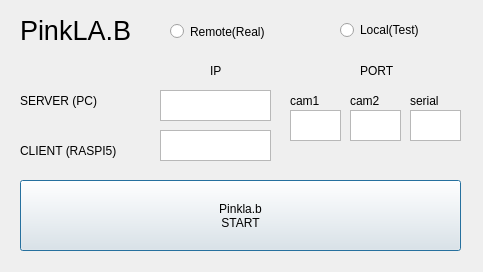
<?xml version="1.0" encoding="UTF-8"?>
<ui version="4.0">
 <class>Dialog</class>
 <widget class="QDialog" name="Dialog">
  <property name="geometry">
   <rect>
    <x>0</x>
    <y>0</y>
    <width>483</width>
    <height>272</height>
   </rect>
  </property>
  <property name="windowTitle">
   <string>Dialog</string>
  </property>
  <widget class="QTextEdit" name="text_server">
   <property name="enabled">
    <bool>true</bool>
   </property>
   <property name="geometry">
    <rect>
     <x>160</x>
     <y>90</y>
     <width>111</width>
     <height>31</height>
    </rect>
   </property>
   <property name="readOnly">
    <bool>true</bool>
   </property>
   <property name="html">
    <string>&lt;!DOCTYPE HTML PUBLIC &quot;-//W3C//DTD HTML 4.0//EN&quot; &quot;http://www.w3.org/TR/REC-html40/strict.dtd&quot;&gt;
&lt;html&gt;&lt;head&gt;&lt;meta name=&quot;qrichtext&quot; content=&quot;1&quot; /&gt;&lt;style type=&quot;text/css&quot;&gt;
p, li { white-space: pre-wrap; }
&lt;/style&gt;&lt;/head&gt;&lt;body style=&quot; font-family:'Ubuntu'; font-size:11pt; font-weight:400; font-style:normal;&quot;&gt;
&lt;p style=&quot;-qt-paragraph-type:empty; margin-top:0px; margin-bottom:0px; margin-left:0px; margin-right:0px; -qt-block-indent:0; text-indent:0px;&quot;&gt;&lt;br /&gt;&lt;/p&gt;&lt;/body&gt;&lt;/html&gt;</string>
   </property>
  </widget>
  <widget class="QLabel" name="label">
   <property name="geometry">
    <rect>
     <x>20</x>
     <y>10</y>
     <width>111</width>
     <height>41</height>
    </rect>
   </property>
   <property name="text">
    <string>&lt;html&gt;&lt;head/&gt;&lt;body&gt;&lt;p&gt;&lt;span style=&quot; font-size:20pt;&quot;&gt;PinkLA.B&lt;/span&gt;&lt;/p&gt;&lt;/body&gt;&lt;/html&gt;</string>
   </property>
  </widget>
  <widget class="QLabel" name="label_2">
   <property name="geometry">
    <rect>
     <x>20</x>
     <y>80</y>
     <width>111</width>
     <height>41</height>
    </rect>
   </property>
   <property name="text">
    <string>SERVER (PC)</string>
   </property>
  </widget>
  <widget class="QLabel" name="label_3">
   <property name="geometry">
    <rect>
     <x>20</x>
     <y>130</y>
     <width>181</width>
     <height>41</height>
    </rect>
   </property>
   <property name="text">
    <string>CLIENT (RASPI5)</string>
   </property>
  </widget>
  <widget class="QTextEdit" name="text_client">
   <property name="enabled">
    <bool>true</bool>
   </property>
   <property name="geometry">
    <rect>
     <x>160</x>
     <y>130</y>
     <width>111</width>
     <height>31</height>
    </rect>
   </property>
   <property name="readOnly">
    <bool>true</bool>
   </property>
   <property name="html">
    <string>&lt;!DOCTYPE HTML PUBLIC &quot;-//W3C//DTD HTML 4.0//EN&quot; &quot;http://www.w3.org/TR/REC-html40/strict.dtd&quot;&gt;
&lt;html&gt;&lt;head&gt;&lt;meta name=&quot;qrichtext&quot; content=&quot;1&quot; /&gt;&lt;style type=&quot;text/css&quot;&gt;
p, li { white-space: pre-wrap; }
&lt;/style&gt;&lt;/head&gt;&lt;body style=&quot; font-family:'Ubuntu'; font-size:11pt; font-weight:400; font-style:normal;&quot;&gt;
&lt;p style=&quot;-qt-paragraph-type:empty; margin-top:0px; margin-bottom:0px; margin-left:0px; margin-right:0px; -qt-block-indent:0; text-indent:0px;&quot;&gt;&lt;br /&gt;&lt;/p&gt;&lt;/body&gt;&lt;/html&gt;</string>
   </property>
  </widget>
  <widget class="QPushButton" name="btn_start">
   <property name="geometry">
    <rect>
     <x>20</x>
     <y>180</y>
     <width>441</width>
     <height>71</height>
    </rect>
   </property>
   <property name="text">
    <string>Pinkla.b
START</string>
   </property>
   <property name="autoDefault">
    <bool>true</bool>
   </property>
   <property name="default">
    <bool>true</bool>
   </property>
   <property name="flat">
    <bool>false</bool>
   </property>
  </widget>
  <widget class="QTextEdit" name="port_1">
   <property name="geometry">
    <rect>
     <x>290</x>
     <y>110</y>
     <width>51</width>
     <height>31</height>
    </rect>
   </property>
   <property name="readOnly">
    <bool>true</bool>
   </property>
   <property name="html">
    <string>&lt;!DOCTYPE HTML PUBLIC &quot;-//W3C//DTD HTML 4.0//EN&quot; &quot;http://www.w3.org/TR/REC-html40/strict.dtd&quot;&gt;
&lt;html&gt;&lt;head&gt;&lt;meta name=&quot;qrichtext&quot; content=&quot;1&quot; /&gt;&lt;style type=&quot;text/css&quot;&gt;
p, li { white-space: pre-wrap; }
&lt;/style&gt;&lt;/head&gt;&lt;body style=&quot; font-family:'Ubuntu'; font-size:11pt; font-weight:400; font-style:normal;&quot;&gt;
&lt;p style=&quot;-qt-paragraph-type:empty; margin-top:0px; margin-bottom:0px; margin-left:0px; margin-right:0px; -qt-block-indent:0; text-indent:0px;&quot;&gt;&lt;br /&gt;&lt;/p&gt;&lt;/body&gt;&lt;/html&gt;</string>
   </property>
  </widget>
  <widget class="QLabel" name="label_4">
   <property name="geometry">
    <rect>
     <x>210</x>
     <y>50</y>
     <width>41</width>
     <height>41</height>
    </rect>
   </property>
   <property name="text">
    <string>IP</string>
   </property>
  </widget>
  <widget class="QLabel" name="label_5">
   <property name="geometry">
    <rect>
     <x>360</x>
     <y>50</y>
     <width>41</width>
     <height>41</height>
    </rect>
   </property>
   <property name="text">
    <string>PORT</string>
   </property>
  </widget>
  <widget class="QTextEdit" name="port_2">
   <property name="geometry">
    <rect>
     <x>350</x>
     <y>110</y>
     <width>51</width>
     <height>31</height>
    </rect>
   </property>
   <property name="readOnly">
    <bool>true</bool>
   </property>
   <property name="html">
    <string>&lt;!DOCTYPE HTML PUBLIC &quot;-//W3C//DTD HTML 4.0//EN&quot; &quot;http://www.w3.org/TR/REC-html40/strict.dtd&quot;&gt;
&lt;html&gt;&lt;head&gt;&lt;meta name=&quot;qrichtext&quot; content=&quot;1&quot; /&gt;&lt;style type=&quot;text/css&quot;&gt;
p, li { white-space: pre-wrap; }
&lt;/style&gt;&lt;/head&gt;&lt;body style=&quot; font-family:'Ubuntu'; font-size:11pt; font-weight:400; font-style:normal;&quot;&gt;
&lt;p style=&quot;-qt-paragraph-type:empty; margin-top:0px; margin-bottom:0px; margin-left:0px; margin-right:0px; -qt-block-indent:0; text-indent:0px;&quot;&gt;&lt;br /&gt;&lt;/p&gt;&lt;/body&gt;&lt;/html&gt;</string>
   </property>
  </widget>
  <widget class="QTextEdit" name="port_3">
   <property name="geometry">
    <rect>
     <x>410</x>
     <y>110</y>
     <width>51</width>
     <height>31</height>
    </rect>
   </property>
   <property name="readOnly">
    <bool>true</bool>
   </property>
   <property name="html">
    <string>&lt;!DOCTYPE HTML PUBLIC &quot;-//W3C//DTD HTML 4.0//EN&quot; &quot;http://www.w3.org/TR/REC-html40/strict.dtd&quot;&gt;
&lt;html&gt;&lt;head&gt;&lt;meta name=&quot;qrichtext&quot; content=&quot;1&quot; /&gt;&lt;style type=&quot;text/css&quot;&gt;
p, li { white-space: pre-wrap; }
&lt;/style&gt;&lt;/head&gt;&lt;body style=&quot; font-family:'Ubuntu'; font-size:11pt; font-weight:400; font-style:normal;&quot;&gt;
&lt;p style=&quot;-qt-paragraph-type:empty; margin-top:0px; margin-bottom:0px; margin-left:0px; margin-right:0px; -qt-block-indent:0; text-indent:0px;&quot;&gt;&lt;br /&gt;&lt;/p&gt;&lt;/body&gt;&lt;/html&gt;</string>
   </property>
  </widget>
  <widget class="QRadioButton" name="radio_local">
   <property name="geometry">
    <rect>
     <x>340</x>
     <y>20</y>
     <width>121</width>
     <height>20</height>
    </rect>
   </property>
   <property name="styleSheet">
    <string notr="true">font: 15pt &quot;Ubuntu&quot;;</string>
   </property>
   <property name="text">
    <string>Local(Test)</string>
   </property>
  </widget>
  <widget class="QRadioButton" name="radio_remote">
   <property name="geometry">
    <rect>
     <x>170</x>
     <y>20</y>
     <width>151</width>
     <height>23</height>
    </rect>
   </property>
   <property name="styleSheet">
    <string notr="true">font: 15pt &quot;Ubuntu&quot;;</string>
   </property>
   <property name="text">
    <string>Remote(Real)</string>
   </property>
  </widget>
  <widget class="QLabel" name="label_6">
   <property name="geometry">
    <rect>
     <x>290</x>
     <y>80</y>
     <width>41</width>
     <height>41</height>
    </rect>
   </property>
   <property name="text">
    <string>cam1</string>
   </property>
  </widget>
  <widget class="QLabel" name="label_7">
   <property name="geometry">
    <rect>
     <x>350</x>
     <y>80</y>
     <width>41</width>
     <height>41</height>
    </rect>
   </property>
   <property name="text">
    <string>cam2</string>
   </property>
  </widget>
  <widget class="QLabel" name="label_8">
   <property name="geometry">
    <rect>
     <x>410</x>
     <y>80</y>
     <width>41</width>
     <height>41</height>
    </rect>
   </property>
   <property name="text">
    <string>serial</string>
   </property>
  </widget>
 </widget>
 <resources/>
 <connections/>
</ui>
